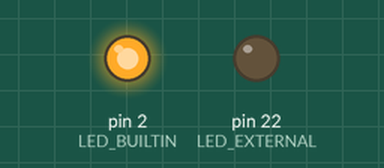
Simulated run of this sketch. Board: Arduino Mega 2560, built with avr-gcc and run on an emulated ATmega2560. On the bench: output pins drawn as LEDs (lit = HIGH).

Above: at 0.5 s.
At 7.1 s:
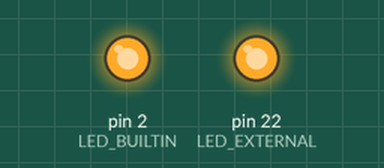
At 12.1 s:
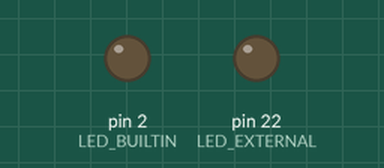
At 15.5 s:
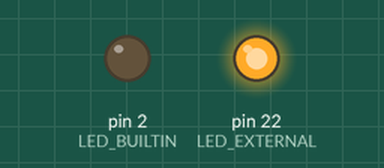
Timing chart, 0 to 25.9 s (numbered marks = the images above):
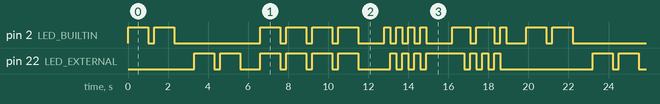

Measured:
- by itself, pin 2 (LED_BUILTIN), pin 22 (LED_EXTERNAL): moves between LOW and HIGH, repeating every 19.9 s
- by itself, everything shown: repeats every 19.9 s, in 33 steps

The sketch:

piscapisca.ino
```cpp
const int LED_EXTERNAL = 22;
const int LED_BUILTIN = 2;

class Led {
  private:
    int pin;
  public:
    Led(int p) {
      pin = p;
    }
    void turnOn() {
      digitalWrite(pin, HIGH);
    }
    void turnOff() {
      digitalWrite(pin, LOW);
    }
    void turnOnAndFlash() {
      turnOn();
      delay(1000);
      turnOff();
      delay(300);
      turnOn();
      delay(1000);
      turnOff();
    }
    static void flashTogether(Led leds[], int ledCount) {
        for (int thisPin = 0; thisPin < ledCount; thisPin++) {
          leds[thisPin].turnOn();
        }
        delay(1000);
        for (int thisPin = 0; thisPin < ledCount; thisPin++) {
          // turn the pin on:
          leds[thisPin].turnOff();
        }
    }

    static void alternateFlash(Led ledUm, Led ledDois) {
      ledUm.turnOn();
      ledDois.turnOff();
      delay(300);
      ledDois.turnOn();
      ledUm.turnOff();
    }

};

void setup() {
  pinMode(LED_EXTERNAL, OUTPUT);
  pinMode(LED_BUILTIN, OUTPUT);
}

void loop() {
  Led internalLed(LED_BUILTIN);
  Led externalLed(LED_EXTERNAL);
  Led leds[2] = {internalLed, externalLed};

  internalLed.turnOnAndFlash();

  delay(1000);

  externalLed.turnOnAndFlash();

  delay(1000);

  for (int i = 0; i < 4; i++) {
    Led::flashTogether(leds, 2);
    delay(300);
  }

  delay(1000);

  for (int i = 0; i < 4; i++) {
    Led::alternateFlash(internalLed, externalLed);
    delay(300);
  }

  delay(1000);

  // 4 - piscar led interno e externo em frequências diferentes
  // REFATORAR
  internalLed.turnOn();
  delay(300);
  externalLed.turnOn();
  delay(300);
  externalLed.turnOff();
  delay(300);
  internalLed.turnOff();
  externalLed.turnOn();
  delay(300);
  externalLed.turnOff();
  internalLed.turnOn();
  delay(300);
  externalLed.turnOn();
  delay(300);
  externalLed.turnOff();
  delay(300);
  internalLed.turnOff();
  externalLed.turnOn();
  delay(300);
  externalLed.turnOff();
  internalLed.turnOn();
  delay(300);
  externalLed.turnOff();
  internalLed.turnOff();

  delay(1000);

}
```
